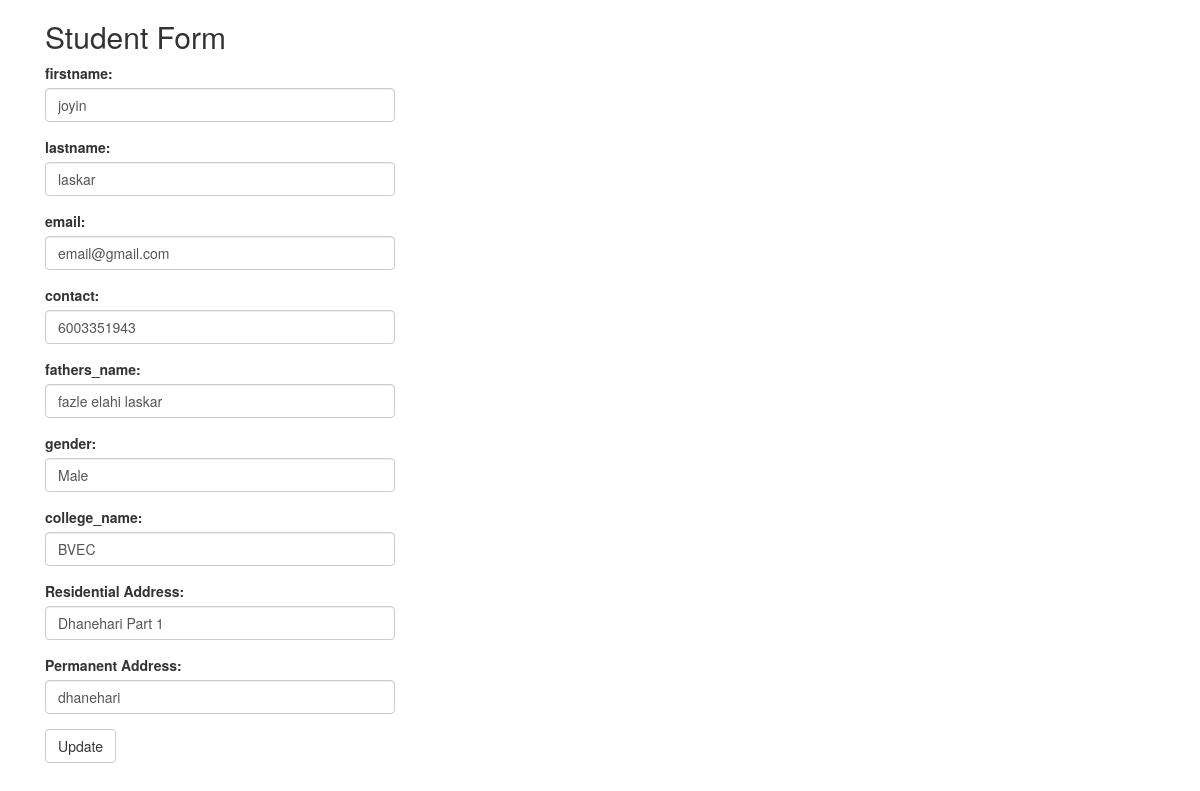
The app's page /edit.php?id=12 with its own data.
### tables this page shows
CREATE TABLE `table1` (
  `id` int(5) NOT NULL,
  `firstname` varchar(100) NOT NULL,
  `lastname` varchar(100) NOT NULL,
  `email` varchar(100) NOT NULL,
  `contact` varchar(100) NOT NULL,
  `fathers_name` varchar(30) NOT NULL,
  `gender` varchar(30) NOT NULL,
  `college_name` varchar(30) NOT NULL,
  `residential_address` varchar(30) NOT NULL,
  `permanent_address` varchar(100) NOT NULL
);

### edit.php (the view, shortened to what this page needs)
<?php
include "connection.php";
$id=$_GET["id"];
$firstname="";
$lastname="";
$email="";
$contact="";
$fathers_name="";
$gender="";
$college_name="";
$residential_address="";
$permanent_address="";
$res=mysqli_query($link , "select * from table1 where id = $id");
while ($row=mysqli_fetch_array($res)) {
    $firstname=$row["firstname"];
    $lastname=$row["lastname"];
    $email=$row["email"];
    $contact=$row["contact"];
    $fathers_name=$row["fathers_name"];
    $gender=$row["gender"];
    $college_name=$row["college_name"];
    $residential_address=$row["residential_address"];
    $permanent_address=$row["permanent_address"];
}
?>
<!DOCTYPE html>
<html lang="en">
<head>
    <link rel="stylesheet" href="https://maxcdn.bootstrapcdn.com/bootstrap/3.4.1/css/bootstrap.min.css">
    <scrip src="https://maxcdn.bootstrapcdn.com/bootstrap/3.4.1/js/bootstrap.min.js"></script>
</head>
<body>
    <div class="container">
        <div class="col-lg-4">
            <h2>Student Form</h2>
            <form action="" name="form1" method="POST">
                <div class="form-group">
                    <label for="firstname">firstname:</label>
                    <input type="text" class="form-control" id="firstname" placeholder="Enter firstname" name="firstname" value="<?php echo $firstname; ?>">
                </div>
                <div class="form-group">
                    <label for="lastname">lastname:</label>
                    <input type="text" class="form-control" id="lastname" placeholder="Enter lastname" name="lastname" value="<?php echo $lastname; ?>">
                </div>
                <div class="form-group">
                    <label for="email">email:</label>
                    <input type="email" class="form-control" id="email" placeholder="Enter email" name="email" value="<?php echo $email; ?>">
                </div>
                <div class="form-group">
                    <label for="contact">contact:</label>
                    <input type="tel" class="form-control" id="contact" placeholder="Enter contact" name="contact" value="<?php echo $contact; ?>">
                </div>
                <div class="form-group">
                    <label for="fathers_name">fathers_name:</label>
                    <input type="text" class="form-control" id="fathers_name" placeholder="Enter Father's Name" name="fathers_name" value="<?php echo $fathers_name; ?>">
                </div>
                <div class="form-group">
                    <label for="gender">gender:</label>
                    <input type="text" class="form-control" id="gender" placeholder="Enter gender" name="gender" value="<?php echo $gender; ?>">
                </div>
                <div class="form-group">
                    <label for="college_name">college_name:</label>
                    <input type="text" class="form-control" id="college_name" placeholder="Enter College's Name" name="college_name" value="<?php echo $college_name; ?>">
                </div>
                <div class="form-group">
                    <label for="residential_address">Residential Address:</label>
                    <input type="text" class="form-control" id="residential_address" placeholder="Enter address" name="residential_address" value="<?php echo $residential_address; ?>">
                </div>
                <div class="form-group">
                    <label for="permanent_address">Permanent Address:</label>
                    <input type="text" class="form-control" id="permanent_address" placeholder="Enter permanent address" name="permanent_address" value="<?php echo $permanent_address; ?>">
                </div>
                <button type="submit" name="update" class="btn btn-default">Update</button>
            </form>
        </div>
    </div>
</body>
</html>

### edit.php (style rules this page uses)
* { padding: 0; margin: 0; }

### records on screen
table1: firstname "joyin", lastname "laskar", email "email@gmail.com", contact "6003351943", fathers_name "fazle elahi laskar", gender "Male", college_name "BVEC", residential_address "Dhanehari Part 1", permanent_address "dhanehari"
